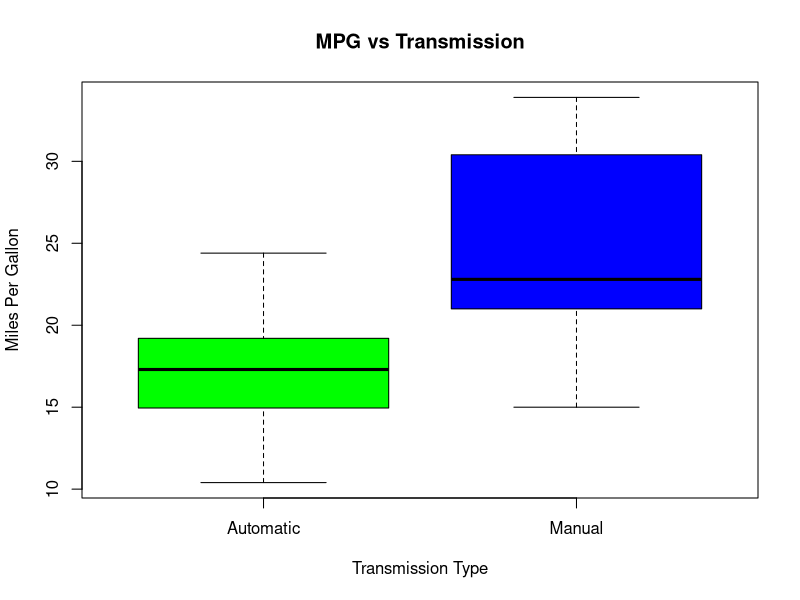
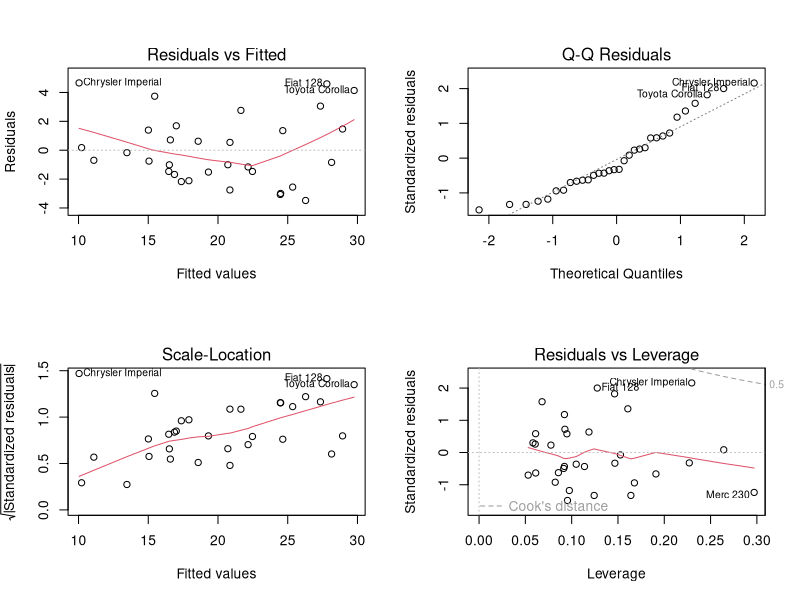

R code for these plots, in order:
## ---- chunk 1
require(ggplot2) #import ggplot library
## ---- chunk 2
data(mtcars) #load mtcars data
str(mtcars) #checkout the variables in mtcars
## ---- chunk 3
mtcars2 <- mtcars
mtcars2$cyl <- factor(mtcars$cyl)
mtcars2$vs <- factor(mtcars$vs)
mtcars2$gear <- factor(mtcars$gear)
mtcars2$carb <- factor(mtcars$carb)
mtcars2$am <- factor(mtcars$am,labels=c('Automatic','Manual'))
## ---- chunk 4
corCars <- cor(mtcars) #form correlation matrix
corCars[,1]^2 #display first row, squared
## ---- chunk 5
fit0 <- lm(mpg ~ am, mtcars2) #our starting model
fit1 <- lm(mpg ~ ., mtcars2) #our full model
fit2 <- step(fit0, scope=list(upper=fit1),direction="both",trace=0) #create the best fit
summary(fit2)
## ---- chunk 6
summary(round(hatvalues(fit2),3))
## ---- chunk 7
str(mtcars) #checkout the variables in mtcars
## ---- chunk 8
mtcars2 <- mtcars
mtcars2$cyl <- factor(mtcars$cyl)
mtcars2$vs <- factor(mtcars$vs)
mtcars2$gear <- factor(mtcars$gear)
mtcars2$carb <- factor(mtcars$carb)
mtcars2$am <- factor(mtcars$am,labels=c('Automatic','Manual'))
## ---- chunk 9
boxplot(mpg ~ am, data = mtcars2, col = (c("green","blue")), main="MPG vs Transmission", ylab = "Miles Per Gallon", xlab = "Transmission Type")
## ---- chunk 10
corCars <- cor(mtcars) #form correlation matrix
corCars[,1]^2 #display first row, squared
## ---- chunk 11
summary(fit2)
## ---- chunk 12
par(mfrow=c(2, 2))
plot(fit2)
